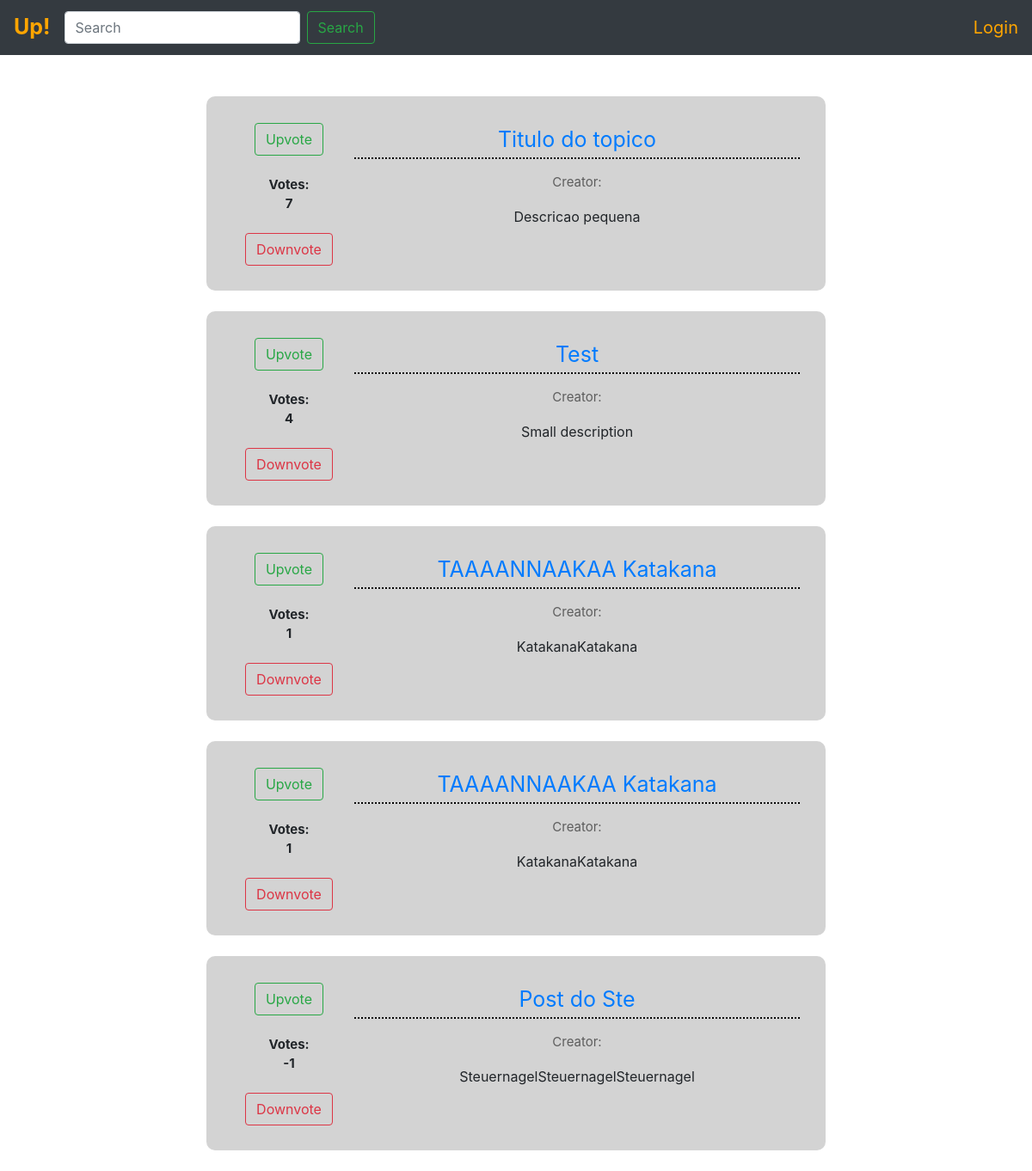
Before: /?page=2 with the older database file.
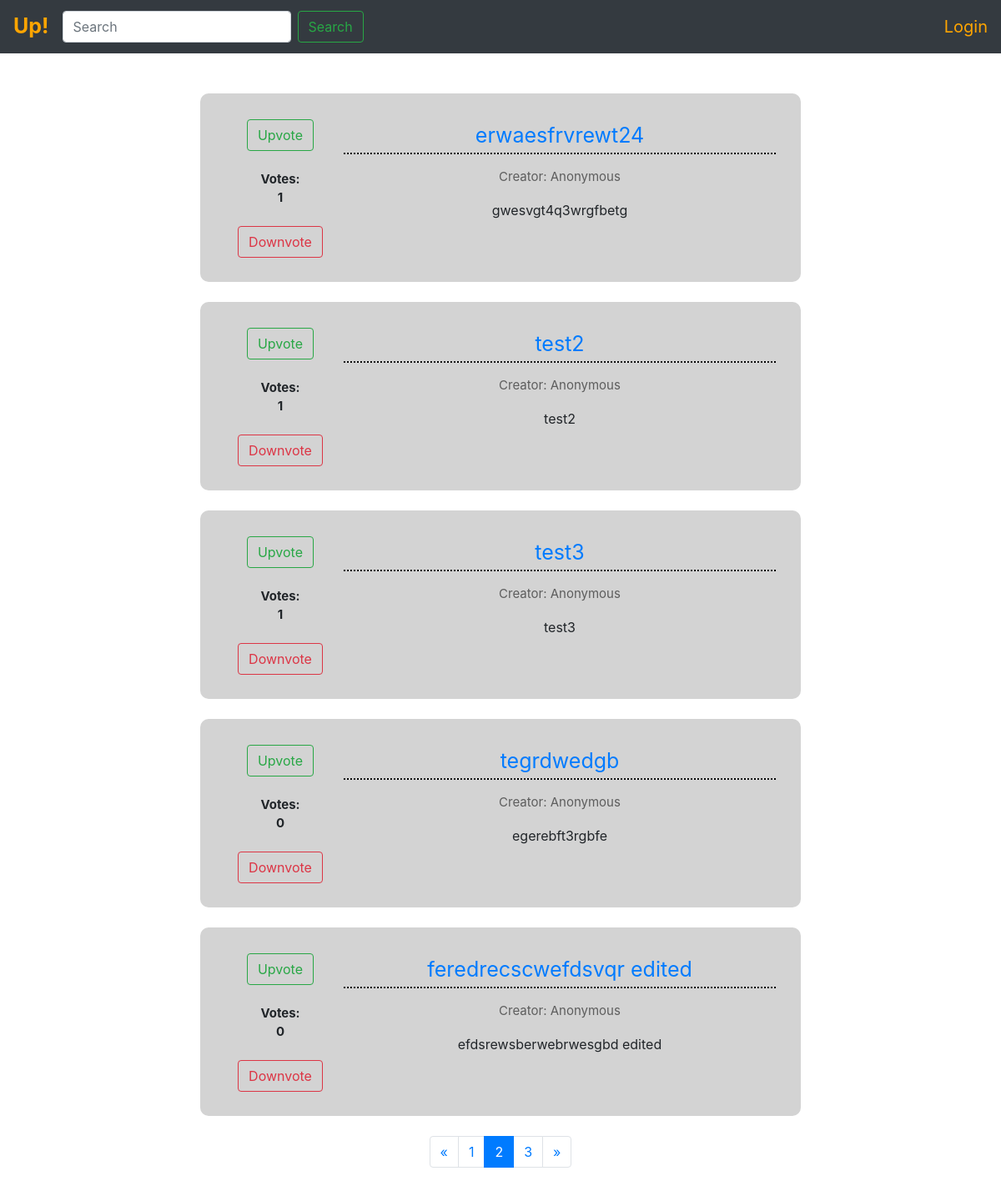
After: the same page with the newer database file.
### Topics/models.py (models this page shows, shortened)
class TopicInformation(models.Model):
    title_text = models.CharField(max_length=50, default="")
    small_description = models.TextField(max_length=500)
    pub_date = models.DateField('date published')
    votes = models.IntegerField(default=0)
    upvotes_users = models.ManyToManyField(User, related_name="upvotes_users", blank=True)
    downvotes_users = models.ManyToManyField(User, related_name="downvotes_users", blank=True)
    big_description = models.TextField(max_length=10000)
    creator = models.CharField(max_length=50, default="")

### WebApp/views.py (the view)
# urls.py: path('', views.index, name='index'),
def index(request):
    topics = TopicInformation.objects.order_by('-votes')
    query = request.GET.get('q')
    if query:
        search = True
        topics = TopicInformation.objects.filter(
            Q(title_text__icontains=query) |
            Q(small_description__icontains=query) |
            Q(big_description__icontains=query) |
            Q(creator__icontains=query)
        )
    else:
        search = False
    page = request.GET.get('page', 1)
    paginator = Paginator(topics, 5)
    try:
        paginated_topics = paginator.page(page)
    except PageNotAnInteger:
        paginated_topics = paginator.page(1)
    except EmptyPage:
        paginated_topics = paginator.page(paginator.num_pages)
    if page is None:
        start_index = 0
        end_index = 5
    else:
        (start_index, end_index) = proper_pagination(paginated_topics, index=3)
    page_range = list(paginator.page_range)[start_index:end_index]
    if search:
        base_page_url = '?q=' + query + '&page='
    else:
        base_page_url = '?page='
    upvotes = []
    downvotes = []
    for topic in paginated_topics:
        if request.user.is_authenticated:
            if topic.upvotes_users.filter(id=request.user.id).exists():
                upvotes.append(True)
            else:
                upvotes.append(False)
            if topic.downvotes_users.filter(id=request.user.id).exists():
                downvotes.append(True)
            else:
                downvotes.append(False)
        else:
            upvotes.append(False)
            downvotes.append(False)
    context = {
        'topics': paginated_topics,
        'base_page_url': base_page_url,
        'search': search,
        'page_range': page_range,
        'upvotes': upvotes,
        'downvotes': downvotes,
        'first': True,
    }
    return render(request, 'WebApp/index.html', context)

### Topics/templatetags/index.py (called while the page is built)
@register.filter
def remove_first(List):
    first = List[0]
    List[:] = List[1:]
    return first

### WebApp/views.py (called while the page is built)
def proper_pagination(posts, index):
    start_index = 0
    end_index = 5
    if posts.number > index:
        start_index = posts.number - index
        end_index = start_index + end_index
    return start_index, end_index

### templates/WebApp/index.html (shortened to what this page needs)
{% extends 'WebApp/base.html' %}
{% block content %}
{% if topics %}
{% for topic in topics %}
<div class="box">
    <div class="div1" id="box-{{ topic.id }}">
        {% include 'Topics/vote_section.html' %}
    </div>
    <div class="content">
        <p class="index_title"><a href="/Topics/{{topic.id}}">{{topic.title_text}}</a></p>
        <p class="index_creator"> Creator: {{topic.creator}} </p>
        <p class="index_description"> {{topic.small_description}} </p>
    </div>
</div>
<br>
{% endfor %}
{% if topics.has_other_pages %}
<nav aria-label="...">
  <ul class="pagination justify-content-center">
    {% if topics.has_previous %}
      <li class="page-item"><a class="page-link" href="{{ base_page_url }}{{ topics.previous_page_number }}">&laquo;</a></li>
    {% endif %}
    {% for i in page_range %}
      {% if topics.number == i %}
        <li class="page-item active"><span class="page-link">{{ i }} <span class="sr-only">(current)</span></span></li>
      {% else %}
        <li><a class="page-link" href="{{ base_page_url }}{{ i }}">{{ i }}</a></li>
      {% endif %}
    {% endfor %}
    {% if topics.has_next %}
      <li class="page-item"><a class="page-link" href="{{ base_page_url }}{{ topics.next_page_number }}">&raquo;</a></li>
    {% endif %}
  </ul>
</nav>
{% endif %}
{% else %}
<p>No topics found using the search query "{{ request.GET.q }}".</p>
{% endif %}
{% endblock %}

### Topics/templates/Topics/vote_section.html (shortened to what this page needs)
{% load index %}
<form action="{% url 'Topics:upvote'%}" method='post'>
    {% if first %}
        {% if upvotes|remove_first %}
            <button type='submit' class="btn btn-success upvote" name="topic_id" value="{{ topic.id }}">Upvote</button>
        {% else %}
            <button type='submit' class="btn btn-outline-success upvote" name="topic_id" value="{{ topic.id }}">Upvote</button>
        {% endif %}
    {% else %}
        {% if upvoted %}
            <button type='submit' class="btn btn-success upvote" name="topic_id" value="{{ topic.id }}">Upvote</button>
        {% else %}
            <button type='submit' class="btn btn-outline-success upvote" name="topic_id" value="{{ topic.id }}">Upvote</button>
        {% endif %}
    {% endif %}
</form>
<br>
Votes: <br> {{topic.votes}}
<br>
<br>
<form action="{% url 'Topics:downvote'%}" method='post'>
    {% if first %}
        {% if downvotes|remove_first  %}
            <button type='submit' class="btn btn-danger downvote" name="topic_id" value="{{ topic.id }}">Downvote</button>
        {% else %}
            <button type='submit' class="btn btn-outline-danger downvote" name="topic_id" value="{{ topic.id }}">Downvote</button>
        {% endif %}
    {% else %}
        {% if downvoted %}
            <button type='submit' class="btn btn-danger downvote" name="topic_id" value="{{ topic.id }}">Downvote</button>
        {% else %}
            <button type='submit' class="btn btn-outline-danger downvote" name="topic_id" value="{{ topic.id }}">Downvote</button>
        {% endif %}
    {% endif %}
</form>

Changed rows visible on the page:
no longer on this page (row edited): TopicInformation: {{ topic.id }} 2 (drawn), votes "7", title_text "Titulo do topico", small_description "Descricao pequena"
no longer on this page (row edited): TopicInformation: {{ topic.id }} 3 (drawn), votes "4", title_text "Test", small_description "Small description"
no longer on this page (row edited): TopicInformation: {{ topic.id }} 4 (drawn), votes "1", title_text "TAAAANNAAKAA Katakana", small_description "KatakanaKatakana"
no longer on this page (row edited): TopicInformation: {{ topic.id }} 5 (drawn), votes "1", title_text "TAAAANNAAKAA Katakana", small_description "KatakanaKatakana"
no longer on this page (row edited): TopicInformation: {{ topic.id }} 6 (drawn), votes "-1", title_text "Post do Ste", small_description "SteuernagelSteuernagelSteuernagel"
added TopicInformation: {{ topic.id }} 8 (drawn), votes "1", title_text "erwaesfrvrewt24", creator "Anonymous", small_description "gwesvgt4q3wrgfbetg"
added TopicInformation: {{ topic.id }} 12 (drawn), votes "1", title_text "test2", creator "Anonymous", small_description "test2"
added TopicInformation: {{ topic.id }} 13 (drawn), votes "1", title_text "test3", creator "Anonymous", small_description "test3"
added TopicInformation: {{ topic.id }} 9 (drawn), votes "0", title_text "tegrdwedgb", creator "Anonymous", small_description "egerebft3rgbfe"
added TopicInformation: {{ topic.id }} 10 (drawn), votes "0", title_text "feredrecscwefdsvqr edited", creator "Anonymous", small_description "efdsrewsberwebrwesgbd edited"
Other visible differences:
new list line: "1"
new list line: "2"
new list line: "3"
